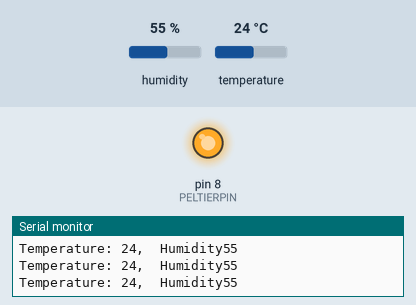
Simulated run of this sketch. Board: Arduino Uno, built with avr-gcc and run on an emulated ATmega328P. On the bench: output pins drawn as LEDs (lit = HIGH), the last lines printed to the serial monitor. Inputs (shaded band) come from the test bench; at power-on: temperature 24 °C, humidity 55 %.

Above: at 2.8 s.
2.9 s: temperature set to 27 °C
At 4.4 s:
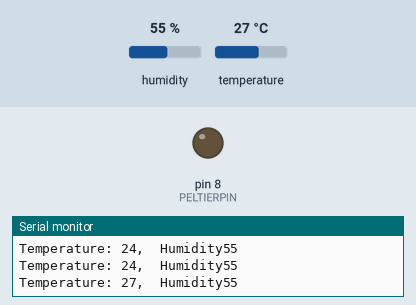
5.6 s: temperature set to 12 °C
At 6.8 s:
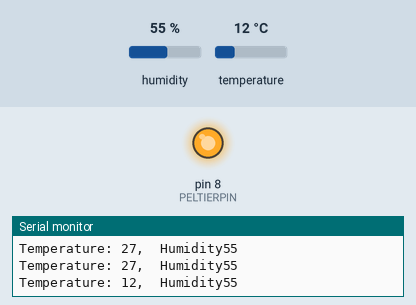
8.3 s: temperature set to 28 °C
At 10.4 s:
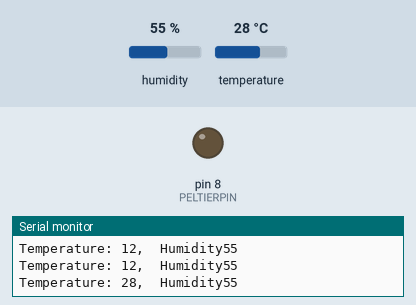
Timing chart, 0 to 11.9 s (numbered marks = the images above; inputs shaded):
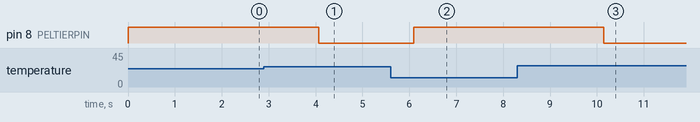

Measured:
- the behaviour switches between 25 and 26 °C on temperature (found by bisection; images 0 and 1)
- after the input at 2.9 s, pin 8 (PELTIERPIN): HIGH → LOW after 1.2 s
- after the input at 5.6 s, pin 8 (PELTIERPIN): LOW → HIGH after 0.50 s
- after the input at 8.3 s, pin 8 (PELTIERPIN): HIGH → LOW after 1.8 s

The sketch:

smartcap.ino
```cpp
#include <DHT.h>
#define DHTPIN 2 // Change this to the pin connected to the DHT sensor
#define PELTIERPIN 8 // Change this to the pin connected to the Peltier module

const int thresholdTemp = 25; // Temperature in Celsius to activate Peltier module
 // Time in seconds to activate Peltier module

DHT dht(DHTPIN, DHT11); // Replace DHT11 with DHT22 if using a different sensor model
int currentTemp;
int currenthum;

void setup() {
  Serial.begin(9600);
  dht.begin();
  pinMode(PELTIERPIN, OUTPUT);
  digitalWrite(PELTIERPIN, 1);
}

void loop() {
  // Read temperature and solar panel voltage
  currentTemp = dht.readTemperature();
  currenthum  =dht.readHumidity();
  if (isnan(currentTemp) ||isnan(currenthum)) {
    Serial.println("Failed to read from DHT sensor!");
    return;
  }

  if (currentTemp > thresholdTemp) {
//    digitalWrite(PELTIERPIN, HIGH);
    digitalWrite(PELTIERPIN, 0);
  } else {
    digitalWrite(PELTIERPIN, 1);
  }
  Serial.print("Temperature: ");
  Serial.print(currentTemp);
  Serial.print(",  Humidity");
  Serial.print(currenthum);
  Serial.println();

  delay(1000);
}
```
